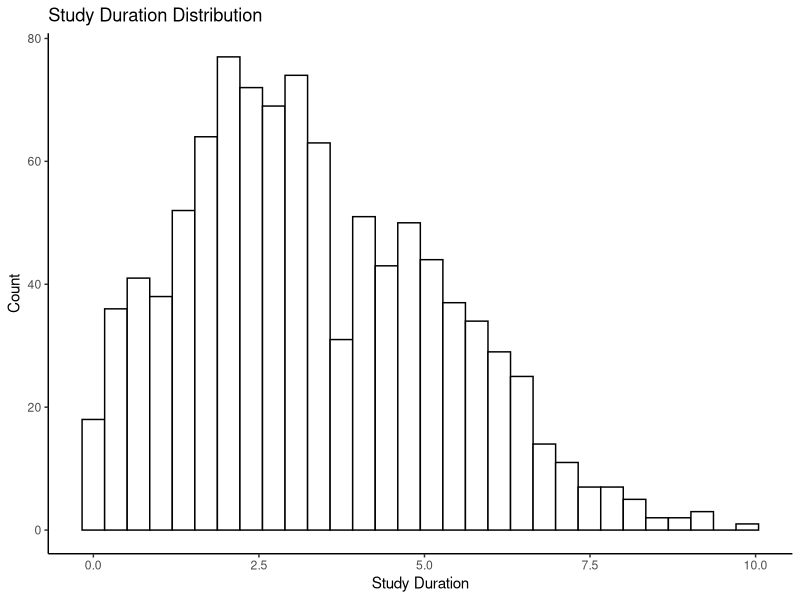
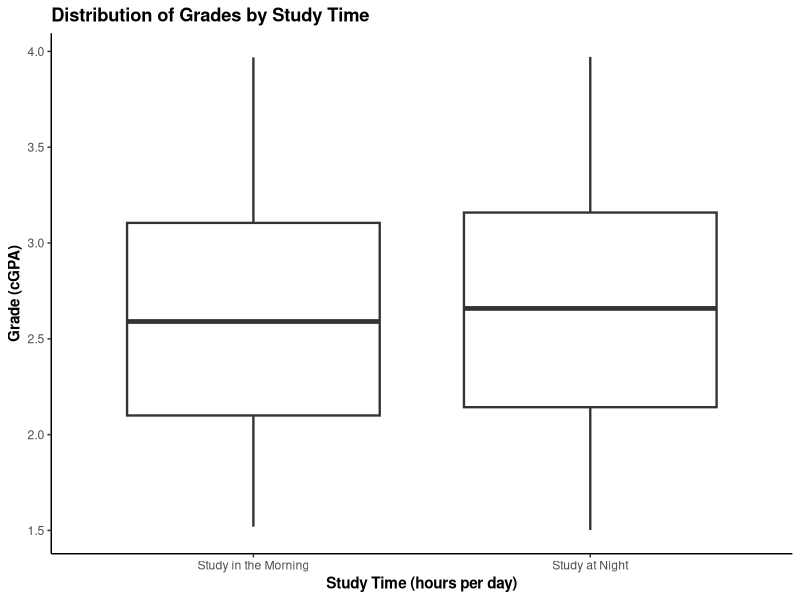
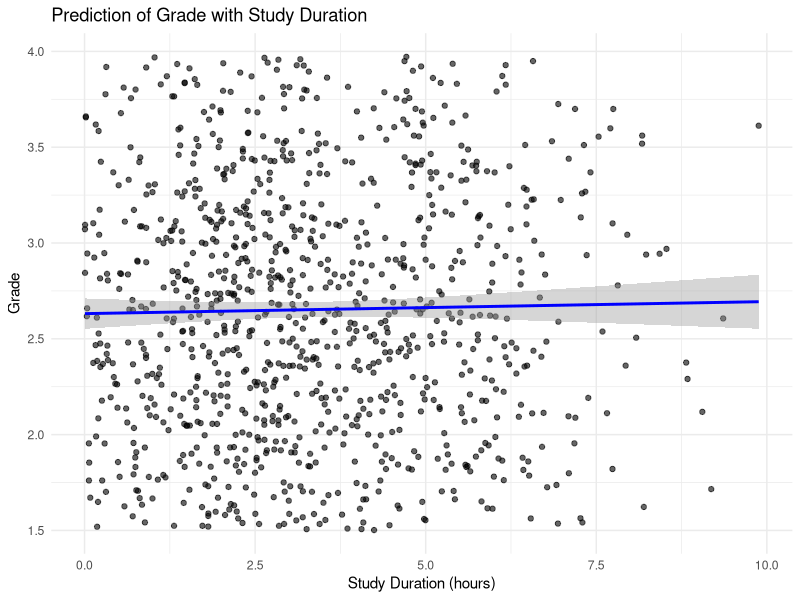

Reproduce these figures in R, in order.
## ---- chunk 1
set.seed(1)

library(dplyr)
library(truncnorm)

id <- sample(1:1000, size = 1000, replace = FALSE)
year <- sample(c("1 year", "2 year", "3 year", "4 year", "5+ years"), size = 1000, replace = TRUE, prob = c(.125, .125, .125, .125, .5)) 
# use the data of https://data.utoronto.ca/graduation-employment-and-government-loan-default-rates-2018/

program <- sample(c("Social Science", "Natural Science", "Humanities", "Engineering", "Life Sciences", "Other"), size = 1000, replace = TRUE, prob =
                    c(21008/74385, 8777/74385, (1862+7296)/74385, 6758/74385, (4819+8618)/74385, (14038+1213)/74385))

# use the data of https://data.utoronto.ca/wp-content/uploads/2021/06/Facts-Figures-2020_final.pdf

study_duration <- rtruncnorm(n=1000, a=0, b=18, mean= (15.595 + 24.779)/(2*7), sd=(13.135 + 17.922)/(2*7))
  
# rnorm(1000, (15.595 + 24.779)/(2*7), (13.135 + 17.922)/(2*7))

# use the data of https://muse.jhu.edu/article/842088/pdf?casa_token=uYOiKmpWmssAAAAA:Qvu7XmUbGjc472jVjhQ3dGZEwRJqP5_vEnPVX-SKPDqHj5KRUyURfFSLukMEsPa8xFMXkY_k5Q
# take the average, need a cap no <= 0

study_time <- sample(c("night","morning"), size = 1000, replace = TRUE, prob = c(28/63, 35/63))

# use the survey: 63 sample size, 28 night; 35 morning

study_barrier <- sample(c("health", "time_management", "environment", "instructional_quality", "external_responsibilities", "Other"), size = 1000,
                        replace = TRUE, prob = c(18/63, 24/63, 3/63, 8/63, 8/63, 2/63))

# use the survey: 63 sample size, 18 health, 24 time, 3 environment, 8 instructional, 8 external, 2 others (though 3 others, they can be others)

grade <- rtruncnorm(n=1000, a=1.5, b=4, mean= 2.507, sd=.996)

df <- tibble(id,
             year,
             program,
             study_duration,
             study_time,
             study_barrier,
             grade)
## ---- chunk 2
library(ggplot2)
ggplot(df, aes(x = study_duration)) +
  geom_histogram(bins = 30,
                 color = 'black',
                 fill = 'white') +
  labs(title = "Study Duration Distribution", x = "Study Duration", y = "Count") +
    theme(axis.title = element_text(face = 'bold'),
        plot.title = element_text(face = 'bold')) +
  theme_classic()
## ---- chunk 3
# Load the ggplot2 library
library(ggplot2)

# Create a boxplot
ggplot(df, aes(x = study_time, y = grade)) +
  geom_boxplot(lwd = .8) +
  theme_classic() +
  labs(title = "Distribution of Grades by Study Time",
       x = "Study Time (hours per day)",
       y = "Grade (cGPA)") +
  scale_x_discrete(labels = c("Study in the Morning", "Study at Night")) +
  theme(axis.title = element_text(face = 'bold'),
        plot.title = element_text(face = 'bold'))

## ---- chunk 4
library(ggplot2)

ggplot(df, aes(x = study_duration, y = grade)) +
  geom_point(aes(), alpha = 0.6) +  # original data points
  geom_smooth(formula = y ~ x, method = "lm", se = TRUE, color = "blue") +  # linear regression line with confidence interval
  theme_minimal() +
  labs(title = "Prediction of Grade with Study Duration",
       x = "Study Duration (hours)",
       y = "Grade")

## ---- chunk 5
# Load necessary libraries
library(tibble)
library(truncnorm)

# Your data generation code goes here...

# Fit a linear regression model
model <- lm(grade ~ study_duration, data = df)

# View the summary of the model
summary_output <- summary(model)

# Extract the test statistic (t-value) and p-value for the study_duration predictor
test_statistic <- summary_output$coefficients["study_duration", "t value"]
p_value <- summary_output$coefficients["study_duration", "Pr(>|t|)"]

cat("Test Statistic (t-value) for study_duration:", test_statistic, "\n")
cat("P-value for study_duration:", p_value, "\n")

# Decision for a typical alpha level of 0.05
if(p_value < 0.05){
  cat("The relationship between study_duration and grade is statistically significant at alpha = 0.05.\n")
} else {
  cat("The relationship between study_duration and grade is not statistically significant at alpha = 0.05.\n")
}
summary_output
test_statistic
## ---- chunk 6
# Load necessary libraries
library(dplyr)

# Extract data for each group
morning_data <- df$grade[df$study_time == "morning"]
night_data <- df$grade[df$study_time == "night"]

# Compute mean, sd, and n for each group
morning_mean <- mean(morning_data)
morning_sd <- sd(morning_data)
morning_n <- length(morning_data)

night_mean <- mean(night_data)
night_sd <- sd(night_data)
night_n <- length(night_data)

# Compute 95% CI for each group using the t-distribution
alpha <- 0.05  # significance level

morning_t <- qt(1 - alpha/2, df = morning_n - 1)
night_t <- qt(1 - alpha/2, df = night_n - 1)

morning_ci <- c(morning_mean - morning_t * (morning_sd/sqrt(morning_n)), 
               morning_mean + morning_t * (morning_sd/sqrt(morning_n)))

night_ci <- c(night_mean - night_t * (night_sd/sqrt(night_n)), 
             night_mean + night_t * (night_sd/sqrt(night_n)))

morning_ci
night_ci
## ---- chunk 7
glimpse(df)
